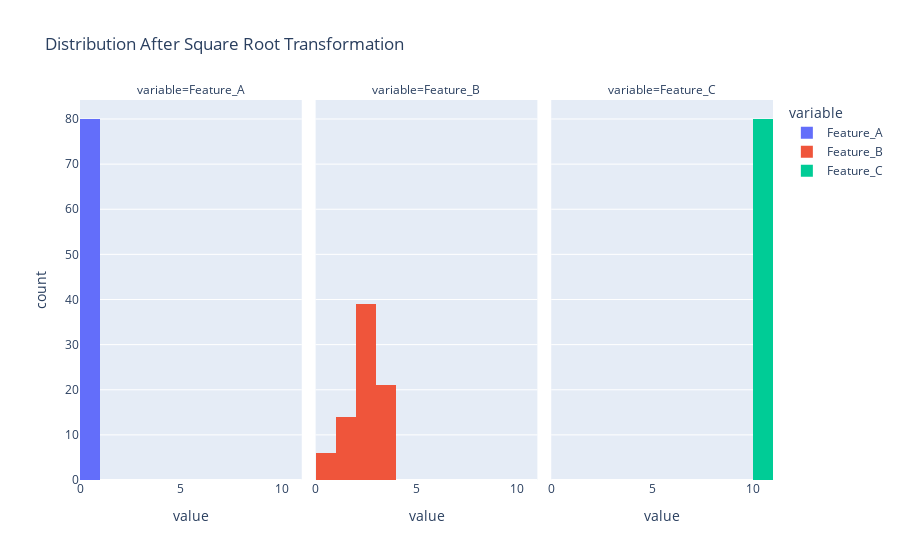

Write notebook code for a chart like this one.
### Markdown cell above
__제곱근 변환 (Square Root Transformation) : 데이터에 제곱근을 취함__
* 로그 변환보다 덜 극단 적인 변환이 필요한 경우
* 포아송 분포를 따르는 데이터(특정 시간동안 발생하는 사건 수)를 정규화 할 때 쓰임

### Code cell
# 2. 제곱근 변환 수행 
X_train_sqrt = np.sqrt(X_train)
X_test_sqrt = np.sqrt(X_test)

# 3. 결과 데이터 프레임 구축
X_train_sqrt_df = pd.DataFrame(X_train_sqrt, columns=df.columns)

print("--- [검증] 제곱근 변환 후 기초 통계량 ---")
display(X_train_sqrt_df.describe())

# 4. 시각화
fig_sqrt = px.histogram(X_train_sqrt_df.melt(), 
                        x="value", color="variable", 
                        facet_col="variable", 
                        title="Distribution After Square Root Transformation",
                        )
fig_sqrt.show()

### Figure 1 — Plotly figure (JSON) as saved in the notebook; plotly's stock layout.template omitted (floating-point values rounded to 4 significant figures)
{"data": [{"bingroup": "x", "hovertemplate": "variable=Feature_A<br>value=%{x}<br>count=%{y}<extra></extra>", "legendgroup": "Feature_A", "marker": {"color": "#636efa", "pattern": {"shape": ""}}, "name": "Feature_A", "orientation": "v", "showlegend": true, "type": "histogram", "x": [0.8881, 0.3291, 0.9116, 0.9255, 0.7938, 0.9602, 0.6027, 0.8958, 0.9098, 0.2912, 0.8267, 0.4141, 0.9323, 0.6404, 0.605, 0.6684, 0.3377, 0.7845, 0.9758, 0.8067, 0.4424, 0.7858, 0.289, 0.7825, 0.672, 0.8791, 0.9241, 0.966, 0.7741, 0.5742, 0.3661, 0.5341, 0.9487, 0.9048, 0.6135, 0.9754, 0.9754, 0.7491, 0.7505, 0.7327, 0.8727, 0.9536, 0.1762, 0.7792, 0.8402, 0.5635, 0.7892, 0.2176, 0.608, 0.4678, 0.996, 0.5258, 0.9359, 0.4376, 0.3792, 0.9387, 0.8365, 0.8927, 0.44, 0.7169, 0.9872, 0.9067, 0.9916, 0.04679, 0.6629, 0.4644, 0.5774, 0.6873, 0.2345, 0.3906, 0.07879, 0.3455, 0.3774, 0.7303, 0.6868, 0.4726, 0.7539, 0.9376, 0.9247, 0.949], "xaxis": "x", "yaxis": "y"}, {"bingroup": "x", "hovertemplate": "variable=Feature_B<br>value=%{x}<br>count=%{y}<extra></extra>", "legendgroup": "Feature_B", "marker": {"color": "#EF553B", "pattern": {"shape": ""}}, "name": "Feature_B", "orientation": "v", "showlegend": true, "type": "histogram", "x": [1.95, 3.052, 2.758, 2.955, 2.072, 3.237, 2.961, 3.368, 3.288, 1.999, 2.924, 2.974, 2.288, 0.7091, 1.969, 2.232, 3.378, 0.9511, 3.268, 3.011, 2.142, 3.308, 3.022, 2.582, 3.433, 3.254, 1.856, 2.796, 1.869, 2.457, 3.455, 2.738, 2.236, 2.558, 1.888, 2.401, 2.863, 2.457, 0.6767, 3.135, 3.313, 0.8472, 2.631, 2.606, 1.341, 2.611, 2.434, 2.846, 2.693, 3.331, 3.392, 3.102, 2.072, 2.732, 2.907, 2.744, 3.289, 2.587, 2.344, 3.229, 2.831, 2.745, 2.117, 0.7096, 1.84, 2.97, 2.494, 3.207, 1.969, 2.612, 1.899, 2.977, 2.575, 0.721, 1.134, 2.244, 1.556, 1.741, 1.917, 3.424], "xaxis": "x2", "yaxis": "y2"}, {"bingroup": "x", "hovertemplate": "variable=Feature_C<br>value=%{x}<br>count=%{y}<extra></extra>", "legendgroup": "Feature_C", "marker": {"color": "#00cc96", "pattern": {"shape": ""}}, "name": "Feature_C", "orientation": "v", "showlegend": true, "type": "histogram", "x": [10.03, 10.04, 10.02, 10.03, 10.01, 10.02, 10.02, 10.05, 10.02, 10.04, 10.02, 10.01, 10.04, 10.01, 10.04, 10.02, 10.02, 10.02, 10.05, 10.05, 10.0, 10.04, 10.03, 10.03, 10.01, 10.02, 10.01, 10.02, 10.01, 10.01, 10.01, 10.02, 10.03, 10.02, 10.02, 10.03, 10.0, 10.0, 10.03, 10.0, 10.03, 10.01, 10.04, 10.0, 10.04, 10.0, 10.04, 10.03, 10.01, 10.02, 10.04, 10.05, 10.03, 10.02, 10.04, 10.05, 10.05, 10.05, 10.05, 10.04, 10.01, 10.01, 10.0, 10.01, 10.02, 10.02, 10.02, 10.03, 10.03, 10.03, 10.02, 10.03, 10.01, 10.03, 10.01, 10.0, 10.03, 10.02, 10.04, 10.03], "xaxis": "x3", "yaxis": "y3"}], "layout": {"annotations": [{"font": {}, "showarrow": false, "text": "variable=Feature_A", "x": 0.16, "xanchor": "center", "xref": "paper", "y": 1, "yanchor": "bottom", "yref": "paper"}, {"font": {}, "showarrow": false, "text": "variable=Feature_B", "x": 0.5, "xanchor": "center", "xref": "paper", "y": 1, "yanchor": "bottom", "yref": "paper"}, {"font": {}, "showarrow": false, "text": "variable=Feature_C", "x": 0.84, "xanchor": "center", "xref": "paper", "y": 1, "yanchor": "bottom", "yref": "paper"}], "barmode": "relative", "legend": {"title": {"text": "variable"}, "tracegroupgap": 0}, "title": {"text": "Distribution After Square Root Transformation"}, "xaxis": {"anchor": "y", "domain": [0, 0.32], "title": {"text": "value"}}, "xaxis2": {"anchor": "y2", "domain": [0.34, 0.66], "matches": "x", "title": {"text": "value"}}, "xaxis3": {"anchor": "y3", "domain": [0.68, 1.0], "matches": "x", "title": {"text": "value"}}, "yaxis": {"anchor": "x", "domain": [0, 1], "title": {"text": "count"}}, "yaxis2": {"anchor": "x2", "domain": [0, 1], "matches": "y", "showticklabels": false}, "yaxis3": {"anchor": "x3", "domain": [0, 1], "matches": "y", "showticklabels": false}}}
